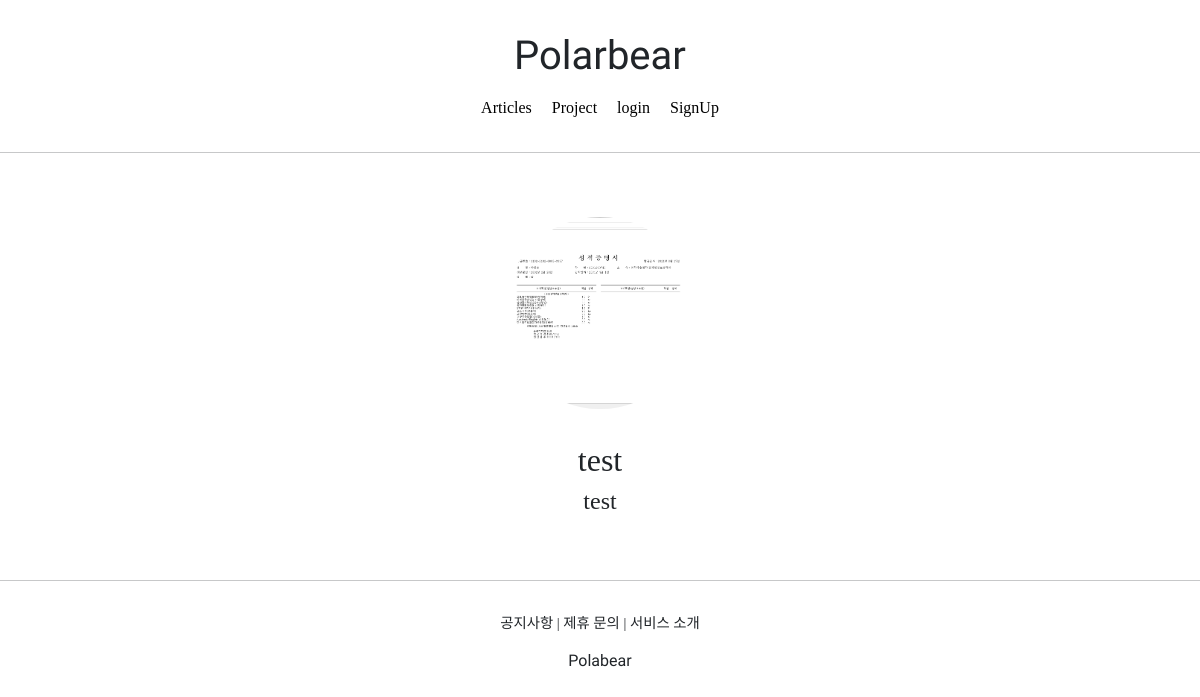
The page /projects/detail/1 on the database its author committed.
### projectapp/models.py (models this page shows)
class Project(models.Model):
    title = models.CharField(max_length=20, null=False)
    description = models.TextField(max_length=255, null=True)
    image = models.ImageField(upload_to='project/', null=False)
    created_at = models.DateField(auto_now_add=True)

### projectapp/views.py (the view)
# urls.py: path('detail/<int:pk>', ProjectDetailView.as_view(), name='detail'),
class ProjectDetailView(DetailView):
    model = Project
    context_object_name = 'target_project'
    template_name = 'projectapp/detail.html'

### projectapp/templates/projectapp/detail.html
{% extends 'base.html' %}
{% block content %}
    <div>
        <div style="text-align: center; max-width: 500px; margin: 4rem auto">
            <img src="{{ target_project.image.url }}" alt=""
            style="height: 12rem; width: 12rem; border-radius: 20rem; margin-bottom: 2rem; object-fit: cover">
            <h2 style="font-family: 'NanumSquareB'">
                {{ target_project.title }}
            </h2>
            <h4 style="margin-bottom: 3rem">
                {{ target_project.description }}
            </h4>
        </div>
    </div>
{% endblock %}

### rows shown on the page
Project: image (picture), title "test", description "test"
